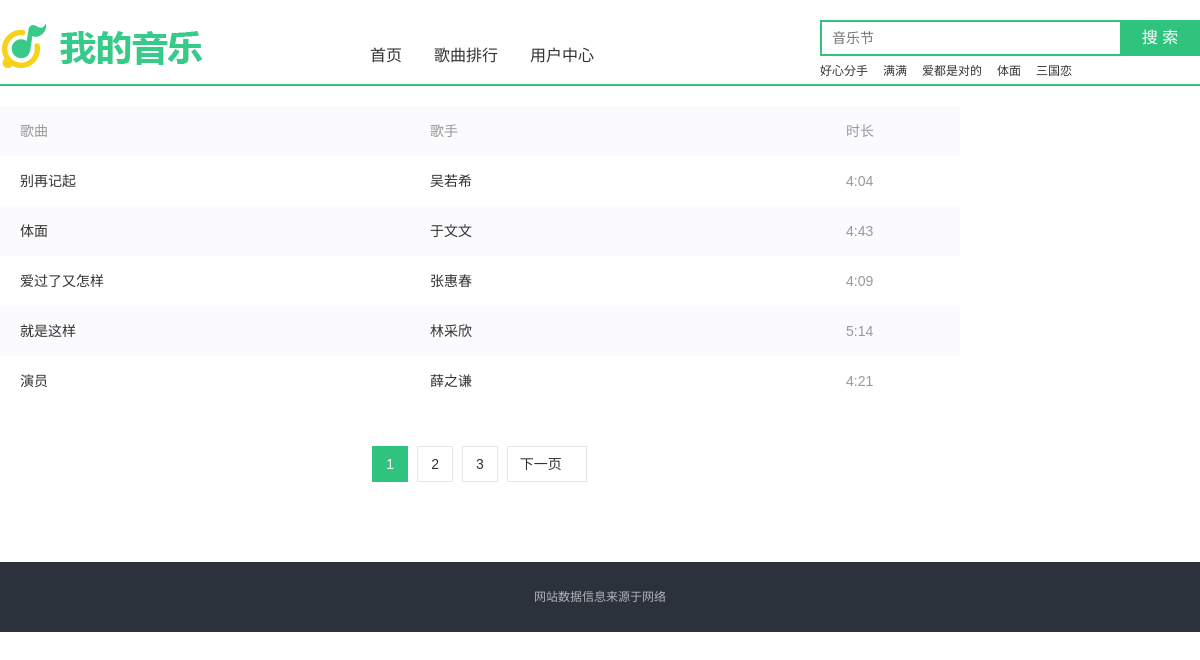
/search/1.html, run on the app's committed database.
### index/models.py (models this page shows, shortened)
class Dynamic(models.Model):
    dynamic_id = models.AutoField('序号', primary_key=True)
    song = models.ForeignKey(Song, on_delete=models.CASCADE, verbose_name='歌名')
    dynamic_plays = models.IntegerField('播放次数')
    dynamic_search = models.IntegerField('搜索次数')
    dynamic_down = models.IntegerField('下载次数')
    class Meta:
        verbose_name = '歌曲动态'
        verbose_name_plural = '歌曲动态'

class Song(models.Model):
    song_id = models.AutoField('序号', primary_key=True)
    song_name = models.CharField('歌名', max_length=50)
    song_singer = models.CharField('歌手', max_length=50)
    song_time = models.CharField('时长', max_length=10)
    song_album = models.CharField('专辑', max_length=50)
    song_languages = models.CharField('语种', max_length=20)
    song_type = models.CharField('类型', max_length=20)
    song_release = models.CharField('发行时间', max_length=20)
    song_img = models.CharField('图片', max_length=50)
    song_lyrics = models.CharField('歌词', max_length=50, default='暂无歌词')
    song_file = models.CharField('歌曲文件', max_length=50)
    label = models.ForeignKey(Label, on_delete=models.CASCADE, verbose_name='歌曲分类')
    class Meta:
        verbose_name = '歌曲信息'
        verbose_name_plural = '歌曲信息'

### search/views.py (the view, shortened to what this page needs)
# urls.py: path('<int:page>.html', views.searchView, name='search'),
def searchView(request, page):
    if request.method == 'GET':
        search_song = Dynamic.objects.select_related('song').order_by('-dynamic_search').all()[:6]
        kword = request.session.get('kword', '')
        if kword:
            song_info = Song.objects.values('song_id', 'song_name', 'song_singer', 'song_time').filter(Q(song_name__icontains=kword) | Q(song_singer=kword)).order_by('-song_release').all()
        else:
            song_info = Song.objects.values('song_id', 'song_name', 'song_singer', 'song_time').order_by('-song_release').all()[:50]
        paginator = Paginator(song_info, 5)
        try:
            contacts = paginator.page(page)
        except PageNotAnInteger:
            contacts = paginator.page(1)
        except EmptyPage:
            contacts = paginator.page(paginator.num_pages)
        song_exist = Song.objects.filter(Q(song_name=kword))
        return render(request, 'search.html', locals())
    else:
        request.session['kword'] = request.POST.get('kword', '')
        return redirect('/search/1.html')

### index/templates/search.html (shortened to what this page needs)
{% extends "title_base.html"  %}
{% block title  %}
{% load staticfiles %}
<link type="text/css" rel="stylesheet" href="{% static "css/common.css" %}">
<link type="text/css" rel="stylesheet" href="{% static "css/search.css" %}">
</head>
<body>
    <div class="header">
        <a href="/" class="logo" title="首页"><img alt="我的音乐" src="{% static "image/logo.png" %}"></a>
        <div class="search-box">
            <form id="searchForm" action="{% url 'search' 1 %}" method="post" target="_blank">
                <div class="search-keyword">
                    <input id="kword" name="kword" type="text" class="keyword" maxlength="120" placeholder="音乐节"  />
                </div>
                <input id="subSerch" type="submit" class="search-button" value="搜 索" />
            </form>
            <div class="search-hot-words">
                {% for song in search_song  %}
                    <a target="play" href="{% url 'play' song.song.song_id %}" >{{ song.song.song_name }}</a>
                {% endfor  %}
            </div>
        </div>
    </div>
    <div class="nav-box">
		<div class="nav-box-inner">
			<ul class="nav clearfix">
                <li><a href="/">首页</a></li>
				<li><a href="{% url 'ranking' %}" target="_blank">歌曲排行</a></li>
	    	    <li><a href="{% url 'home' 1 %}" target="_blank">用户中心</a></li>
			</ul>
		</div>
	</div>
    <div class="wrapper clearfix" id="wrapper">
    <div class="mod_songlist">
        <ul class="songlist__header">
            <li class="songlist__header_name">歌曲</li>
            <li class="songlist__header_author">歌手</li>
            <li class="songlist__header_time">时长</li>
        </ul>
        <ul class="songlist__list">
            {%for list in contacts.object_list %}
            <li class="js_songlist__child">
                <div class="songlist__item">
                    <div class="songlist__songname">
                        <span class="songlist__songname_txt">
                            <a href="{% url 'play' list.song_id %}" class="js_song" target="play" >{{list.song_name}}</a>
                        </span>
                    </div>
                    <div class="songlist__artist">
                        <a href="javascript:;" class="singer_name" >{{list.song_singer}}</a>
                    </div>
                    <div class="songlist__time">{{list.song_time}}</div>
                </div>
            </li>
            {%endfor %}
        </ul>
        <div class="page-box">
            <div class="pagebar" id="pageBar">
                {% for page in contacts.paginator.page_range %}
                    {% if contacts.number == page %}
                        <span class="sel">{{ page }}</span>
                    {% else %}
                        <a href="{% url 'search' page %}" target="_self">{{ page }}</a>
                    {% endif %}
                {% endfor %}
                {% if contacts.has_next %}
                <a href="{% url 'search' contacts.next_page_number %}" class="next" target="_self">下一页<i></i></a>
                {% endif %}
            </div>
        </div>
    </div>
    </div>
{% endblock  %}

### static/css/common.css (style rules this page uses)
blockquote,body,button,dd,dl,dt,fieldset,form,h1,h2,h3,h4,h5,h6,hr,input,legend,li,ol,p,pre,td,textarea,th,ul { margin:0;padding:0 }
ol,ul { list-style:none }
body { font:12px/1.5 Arial;-webkit-text-size-adjust:none }
button,input,select { vertical-align:middle;font-size:100%;outline:0 }
fieldset,img { border:0 none }
i { font-style:normal }
a { color:#333;text-decoration:none;outline:0 }
.clearfix:after { content:".";display:block;height:0;clear:both;visibility:hidden;font-size:0 }
.header { width:1200px;height:80px;padding:0;margin:10px auto 0 }
.header .logo { float:left;width:214px;height:54px;margin:10px 0 0 0;overflow:hidden }
.search-box { position:relative;z-index:50;float:right;width:302px;padding:0 78px 0 0;margin:10px 0 0 }
.search-box .search-keyword { position:relative;padding:6px 10px;height:20px;overflow:hidden;zoom:1;border:2px solid #30C37E;background:#fff }
.search-box .keyword { float:left;width:278px;height:20px;border:0 none;outline:0 none;font:14px/20px arial;color:#999 }
.search-box .search-button { position:absolute;right:0;top:0;width:80px;height:36px;border:0 none;background-color:#30C37E;color:#fff;font:16px/34px 'Microsoft YaHei',arial;overflow:hidden;cursor:pointer;outline:0 none }
.search-box .search-hot-words { margin:5px 0 0;height:20px;line-height:20px;overflow:hidden }
.search-box .search-hot-words a { float:left;margin:0 15px 0 0 }
.nav-box { margin-top:-50px;border-bottom:2px solid #30C37E }
.nav-box-inner { width:1200px;margin:0 auto }
.nav-box .nav { padding:0 0 12px 360px;height:32px;line-height:32px }
.nav li { float:left;height:32px;margin-right:12px }
.nav-box .nav li a { position:relative;float:left;padding:0 10px;font:16px/2 'Microsoft YaHei';color:#333;white-space:nowrap }
.page-box { position:relative;zoom:1 }
.pagebar { padding:0 0 40px;font-size:14px;font-family:arial;line-height:34px;text-align:center }
.pagebar span { margin:0 3px 0 2px }
.pagebar span.historySel,.pagebar span.sel { font-family:arial }
.pagebar .historySel,.pagebar .sel,.pagebar a { display:inline-block;border:1px solid #e6e6e6;padding:0 7px;height:34px;min-width:20px;white-space:nowrap;margin:0 3px 0 2px;vertical-align:top }
.pagebar a { color:#333 }
.pagebar .sel,.pagebar a:hover { background:#30C37E;color:#fff;border-color:#30C37E }
.pagebar .next { padding:0 24px 0 12px;position:relative }
.pagebar .next i,.pagebar .prev i { position:absolute;width:7px;height:12px;font:0/0 arial;top:11px }
.pagebar .next i { right:12px;background-position:-11px -76px }

### static/css/search.css (style rules this page uses)
a { color:#333;text-decoration:none }
.wrapper { width:1200px;padding:0;margin:20px auto 0 }
.mod_songlist { font-size:14px;overflow:hidden;width:960px;float:left }
.mod_lyric_list,.mod_mv_list,.mod_playlist_text,.mod_songlist { padding-bottom:40px }
.songlist__header { height:50px;line-height:50px;background-color:#fbfbfd;color:#999 }
.songlist__header,.songlist__item { position:relative;padding-left:20px }
.songlist__header,.songlist__item { padding-right:122px }
.songlist__header_name,.songlist__songname { float:left;width:47.685185%;position:relative;white-space:normal }
.songlist__list { overflow:hidden;clear:both }
.songlist__list li:nth-child(even) { background-color:#fbfbfd }
.songlist__item { clear:both;font-size:0;overflow:hidden }
.songlist__album,.songlist__artist,.songlist__number,.songlist__other,.songlist__songname,.songlist__time { line-height:50px;height:50px;overflow:hidden;text-overflow:ellipsis;white-space:nowrap;font-size:14px }
.songlist__songname_txt { float:left;overflow:hidden;text-overflow:ellipsis;max-width:75%;margin-right:8px;white-space:nowrap }
.songlist__item .songlist__songname_txt:nth-child(1) { max-width:85%;box-sizing:border-box }
.songlist__album,.songlist__artist,.songlist__header_album,.songlist__header_author { float:left;padding-left:20px;width:23.611111% }
.songlist__header_time,.songlist__time { position:absolute;top:0;right:38px;width:50px;right:64px }
.songlist__song_txt,.songlist__time { color:#999 }
.pagebar { padding:40px 0 0 }

### data on the page
Dynamic: song.song_name "好心分手"
Dynamic: song.song_name "满满"
Dynamic: song.song_name "爱都是对的"
Dynamic: song.song_name "体面"
Dynamic: song.song_name "三国恋"
Song: song_name "别再记起", song_singer "吴若希", song_time "4:04"
Song: song_name "体面", song_singer "于文文", song_time "4:43"
Song: song_name "爱过了又怎样", song_singer "张惠春", song_time "4:09"
Song: song_name "就是这样", song_singer "林采欣", song_time "5:14"
Song: song_name "演员", song_singer "薛之谦", song_time "4:21"

### other printed values
{{ page }} "1"
{{ page }} "2" "3"
